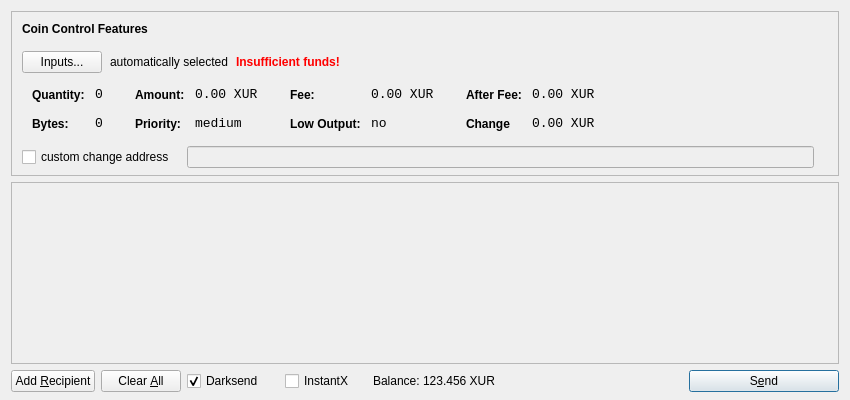
<?xml version="1.0" encoding="UTF-8"?>
<ui version="4.0">
 <class>SendCoinsDialog</class>
 <widget class="QDialog" name="SendCoinsDialog">
  <property name="geometry">
   <rect>
    <x>0</x>
    <y>0</y>
    <width>850</width>
    <height>400</height>
   </rect>
  </property>
  <property name="windowTitle">
   <string>Send Coins</string>
  </property>
  <layout class="QVBoxLayout" name="verticalLayout" stretch="0,1,0">
   <property name="bottomMargin">
    <number>8</number>
   </property>
   <item>
    <widget class="QFrame" name="frameCoinControl">
     <property name="sizePolicy">
      <sizepolicy hsizetype="Expanding" vsizetype="Expanding">
       <horstretch>0</horstretch>
       <verstretch>0</verstretch>
      </sizepolicy>
     </property>
     <property name="maximumSize">
      <size>
       <width>16777215</width>
       <height>16777215</height>
      </size>
     </property>
     <property name="frameShape">
      <enum>QFrame::StyledPanel</enum>
     </property>
     <property name="frameShadow">
      <enum>QFrame::Sunken</enum>
     </property>
     <layout class="QVBoxLayout" name="verticalLayoutCoinControl2">
      <property name="spacing">
       <number>-1</number>
      </property>
      <property name="leftMargin">
       <number>0</number>
      </property>
      <property name="topMargin">
       <number>0</number>
      </property>
      <property name="rightMargin">
       <number>0</number>
      </property>
      <property name="bottomMargin">
       <number>6</number>
      </property>
      <item>
       <layout class="QVBoxLayout" name="verticalLayoutCoinControl" stretch="0,0,0,0,1">
        <property name="spacing">
         <number>0</number>
        </property>
        <property name="leftMargin">
         <number>10</number>
        </property>
        <property name="topMargin">
         <number>10</number>
        </property>
        <item>
         <layout class="QHBoxLayout" name="horizontalLayoutCoinControl1">
          <property name="bottomMargin">
           <number>15</number>
          </property>
          <item>
           <widget class="QLabel" name="labelCoinControlFeatures">
            <property name="sizePolicy">
             <sizepolicy hsizetype="Preferred" vsizetype="Maximum">
              <horstretch>0</horstretch>
              <verstretch>0</verstretch>
             </sizepolicy>
            </property>
            <property name="font">
             <font>
              <weight>75</weight>
              <bold>true</bold>
             </font>
            </property>
            <property name="styleSheet">
             <string notr="true">font-weight:bold;</string>
            </property>
            <property name="text">
             <string>Coin Control Features</string>
            </property>
           </widget>
          </item>
         </layout>
        </item>
        <item>
         <layout class="QHBoxLayout" name="horizontalLayoutCoinControl2" stretch="0,0,0,0">
          <property name="spacing">
           <number>8</number>
          </property>
          <property name="bottomMargin">
           <number>10</number>
          </property>
          <item>
           <widget class="QPushButton" name="pushButtonCoinControl">
            <property name="styleSheet">
             <string notr="true"/>
            </property>
            <property name="text">
             <string>Inputs...</string>
            </property>
           </widget>
          </item>
          <item>
           <widget class="QLabel" name="labelCoinControlAutomaticallySelected">
            <property name="text">
             <string>automatically selected</string>
            </property>
            <property name="margin">
             <number>5</number>
            </property>
           </widget>
          </item>
          <item>
           <widget class="QLabel" name="labelCoinControlInsuffFunds">
            <property name="font">
             <font>
              <weight>75</weight>
              <bold>true</bold>
             </font>
            </property>
            <property name="styleSheet">
             <string notr="true">color:red;font-weight:bold;</string>
            </property>
            <property name="text">
             <string>Insufficient funds!</string>
            </property>
            <property name="margin">
             <number>5</number>
            </property>
           </widget>
          </item>
          <item>
           <spacer name="horizontalSpacerCoinControl">
            <property name="orientation">
             <enum>Qt::Horizontal</enum>
            </property>
            <property name="sizeHint" stdset="0">
             <size>
              <width>40</width>
              <height>1</height>
             </size>
            </property>
           </spacer>
          </item>
         </layout>
        </item>
        <item>
         <widget class="QWidget" name="widgetCoinControl" native="true">
          <property name="sizePolicy">
           <sizepolicy hsizetype="Preferred" vsizetype="Preferred">
            <horstretch>0</horstretch>
            <verstretch>0</verstretch>
           </sizepolicy>
          </property>
          <property name="minimumSize">
           <size>
            <width>0</width>
            <height>0</height>
           </size>
          </property>
          <property name="styleSheet">
           <string notr="true"/>
          </property>
          <layout class="QHBoxLayout" name="horizontalLayoutCoinControl5">
           <property name="margin">
            <number>0</number>
           </property>
           <item>
            <layout class="QHBoxLayout" name="horizontalLayoutCoinControl3" stretch="0,0,0,1">
             <property name="spacing">
              <number>20</number>
             </property>
             <property name="topMargin">
              <number>0</number>
             </property>
             <property name="bottomMargin">
              <number>10</number>
             </property>
             <item>
              <layout class="QFormLayout" name="formLayoutCoinControl1">
               <property name="horizontalSpacing">
                <number>10</number>
               </property>
               <property name="verticalSpacing">
                <number>14</number>
               </property>
               <property name="leftMargin">
                <number>10</number>
               </property>
               <property name="topMargin">
                <number>4</number>
               </property>
               <property name="rightMargin">
                <number>6</number>
               </property>
               <item row="0" column="0">
                <widget class="QLabel" name="labelCoinControlQuantityText">
                 <property name="styleSheet">
                  <string notr="true">font-weight:bold;</string>
                 </property>
                 <property name="text">
                  <string>Quantity:</string>
                 </property>
                 <property name="margin">
                  <number>0</number>
                 </property>
                </widget>
               </item>
               <item row="0" column="1">
                <widget class="QLabel" name="labelCoinControlQuantity">
                 <property name="font">
                  <font>
                   <family>Monospace</family>
                   <pointsize>10</pointsize>
                  </font>
                 </property>
                 <property name="cursor">
                  <cursorShape>IBeamCursor</cursorShape>
                 </property>
                 <property name="contextMenuPolicy">
                  <enum>Qt::ActionsContextMenu</enum>
                 </property>
                 <property name="text">
                  <string>0</string>
                 </property>
                 <property name="margin">
                  <number>0</number>
                 </property>
                 <property name="textInteractionFlags">
                  <set>Qt::LinksAccessibleByMouse|Qt::TextSelectableByKeyboard|Qt::TextSelectableByMouse</set>
                 </property>
                </widget>
               </item>
               <item row="1" column="0">
                <widget class="QLabel" name="labelCoinControlBytesText">
                 <property name="styleSheet">
                  <string notr="true">font-weight:bold;</string>
                 </property>
                 <property name="text">
                  <string>Bytes:</string>
                 </property>
                </widget>
               </item>
               <item row="1" column="1">
                <widget class="QLabel" name="labelCoinControlBytes">
                 <property name="font">
                  <font>
                   <family>Monospace</family>
                   <pointsize>10</pointsize>
                  </font>
                 </property>
                 <property name="cursor">
                  <cursorShape>IBeamCursor</cursorShape>
                 </property>
                 <property name="contextMenuPolicy">
                  <enum>Qt::ActionsContextMenu</enum>
                 </property>
                 <property name="text">
                  <string>0</string>
                 </property>
                 <property name="textInteractionFlags">
                  <set>Qt::LinksAccessibleByMouse|Qt::TextSelectableByKeyboard|Qt::TextSelectableByMouse</set>
                 </property>
                </widget>
               </item>
              </layout>
             </item>
             <item>
              <layout class="QFormLayout" name="formLayoutCoinControl2">
               <property name="horizontalSpacing">
                <number>10</number>
               </property>
               <property name="verticalSpacing">
                <number>14</number>
               </property>
               <property name="leftMargin">
                <number>6</number>
               </property>
               <property name="topMargin">
                <number>4</number>
               </property>
               <property name="rightMargin">
                <number>6</number>
               </property>
               <item row="0" column="0">
                <widget class="QLabel" name="labelCoinControlAmountText">
                 <property name="styleSheet">
                  <string notr="true">font-weight:bold;</string>
                 </property>
                 <property name="text">
                  <string>Amount:</string>
                 </property>
                 <property name="margin">
                  <number>0</number>
                 </property>
                </widget>
               </item>
               <item row="0" column="1">
                <widget class="QLabel" name="labelCoinControlAmount">
                 <property name="font">
                  <font>
                   <family>Monospace</family>
                   <pointsize>10</pointsize>
                  </font>
                 </property>
                 <property name="cursor">
                  <cursorShape>IBeamCursor</cursorShape>
                 </property>
                 <property name="contextMenuPolicy">
                  <enum>Qt::ActionsContextMenu</enum>
                 </property>
                 <property name="text">
                  <string>0.00 XUR</string>
                 </property>
                 <property name="textInteractionFlags">
                  <set>Qt::LinksAccessibleByMouse|Qt::TextSelectableByKeyboard|Qt::TextSelectableByMouse</set>
                 </property>
                </widget>
               </item>
               <item row="1" column="0">
                <widget class="QLabel" name="labelCoinControlPriorityText">
                 <property name="styleSheet">
                  <string notr="true">font-weight:bold;</string>
                 </property>
                 <property name="text">
                  <string>Priority:</string>
                 </property>
                </widget>
               </item>
               <item row="1" column="1">
                <widget class="QLabel" name="labelCoinControlPriority">
                 <property name="font">
                  <font>
                   <family>Monospace</family>
                   <pointsize>10</pointsize>
                  </font>
                 </property>
                 <property name="cursor">
                  <cursorShape>IBeamCursor</cursorShape>
                 </property>
                 <property name="contextMenuPolicy">
                  <enum>Qt::ActionsContextMenu</enum>
                 </property>
                 <property name="text">
                  <string>medium</string>
                 </property>
                 <property name="textInteractionFlags">
                  <set>Qt::LinksAccessibleByMouse|Qt::TextSelectableByKeyboard|Qt::TextSelectableByMouse</set>
                 </property>
                </widget>
               </item>
              </layout>
             </item>
             <item>
              <layout class="QFormLayout" name="formLayoutCoinControl3">
               <property name="horizontalSpacing">
                <number>10</number>
               </property>
               <property name="verticalSpacing">
                <number>14</number>
               </property>
               <property name="leftMargin">
                <number>6</number>
               </property>
               <property name="topMargin">
                <number>4</number>
               </property>
               <property name="rightMargin">
                <number>6</number>
               </property>
               <item row="0" column="0">
                <widget class="QLabel" name="labelCoinControlFeeText">
                 <property name="styleSheet">
                  <string notr="true">font-weight:bold;</string>
                 </property>
                 <property name="text">
                  <string>Fee:</string>
                 </property>
                 <property name="margin">
                  <number>0</number>
                 </property>
                </widget>
               </item>
               <item row="0" column="1">
                <widget class="QLabel" name="labelCoinControlFee">
                 <property name="font">
                  <font>
                   <family>Monospace</family>
                   <pointsize>10</pointsize>
                  </font>
                 </property>
                 <property name="cursor">
                  <cursorShape>IBeamCursor</cursorShape>
                 </property>
                 <property name="contextMenuPolicy">
                  <enum>Qt::ActionsContextMenu</enum>
                 </property>
                 <property name="text">
                  <string>0.00 XUR</string>
                 </property>
                 <property name="textInteractionFlags">
                  <set>Qt::LinksAccessibleByMouse|Qt::TextSelectableByKeyboard|Qt::TextSelectableByMouse</set>
                 </property>
                </widget>
               </item>
               <item row="1" column="0">
                <widget class="QLabel" name="labelCoinControlLowOutputText">
                 <property name="styleSheet">
                  <string notr="true">font-weight:bold;</string>
                 </property>
                 <property name="text">
                  <string>Low Output:</string>
                 </property>
                </widget>
               </item>
               <item row="1" column="1">
                <widget class="QLabel" name="labelCoinControlLowOutput">
                 <property name="font">
                  <font>
                   <family>Monospace</family>
                   <pointsize>10</pointsize>
                  </font>
                 </property>
                 <property name="cursor">
                  <cursorShape>IBeamCursor</cursorShape>
                 </property>
                 <property name="contextMenuPolicy">
                  <enum>Qt::ActionsContextMenu</enum>
                 </property>
                 <property name="text">
                  <string>no</string>
                 </property>
                 <property name="textInteractionFlags">
                  <set>Qt::LinksAccessibleByMouse|Qt::TextSelectableByKeyboard|Qt::TextSelectableByMouse</set>
                 </property>
                </widget>
               </item>
              </layout>
             </item>
             <item>
              <layout class="QFormLayout" name="formLayoutCoinControl4">
               <property name="horizontalSpacing">
                <number>10</number>
               </property>
               <property name="verticalSpacing">
                <number>14</number>
               </property>
               <property name="leftMargin">
                <number>6</number>
               </property>
               <property name="topMargin">
                <number>4</number>
               </property>
               <property name="rightMargin">
                <number>6</number>
               </property>
               <item row="0" column="0">
                <widget class="QLabel" name="labelCoinControlAfterFeeText">
                 <property name="styleSheet">
                  <string notr="true">font-weight:bold;</string>
                 </property>
                 <property name="text">
                  <string>After Fee:</string>
                 </property>
                 <property name="margin">
                  <number>0</number>
                 </property>
                </widget>
               </item>
               <item row="0" column="1">
                <widget class="QLabel" name="labelCoinControlAfterFee">
                 <property name="font">
                  <font>
                   <family>Monospace</family>
                   <pointsize>10</pointsize>
                  </font>
                 </property>
                 <property name="cursor">
                  <cursorShape>IBeamCursor</cursorShape>
                 </property>
                 <property name="contextMenuPolicy">
                  <enum>Qt::ActionsContextMenu</enum>
                 </property>
                 <property name="text">
                  <string>0.00 XUR</string>
                 </property>
                 <property name="textInteractionFlags">
                  <set>Qt::LinksAccessibleByMouse|Qt::TextSelectableByKeyboard|Qt::TextSelectableByMouse</set>
                 </property>
                </widget>
               </item>
               <item row="1" column="0">
                <widget class="QLabel" name="labelCoinControlChangeText">
                 <property name="styleSheet">
                  <string notr="true">font-weight:bold;</string>
                 </property>
                 <property name="text">
                  <string>Change</string>
                 </property>
                </widget>
               </item>
               <item row="1" column="1">
                <widget class="QLabel" name="labelCoinControlChange">
                 <property name="font">
                  <font>
                   <family>Monospace</family>
                   <pointsize>10</pointsize>
                  </font>
                 </property>
                 <property name="cursor">
                  <cursorShape>IBeamCursor</cursorShape>
                 </property>
                 <property name="contextMenuPolicy">
                  <enum>Qt::ActionsContextMenu</enum>
                 </property>
                 <property name="text">
                  <string>0.00 XUR</string>
                 </property>
                 <property name="textInteractionFlags">
                  <set>Qt::LinksAccessibleByMouse|Qt::TextSelectableByKeyboard|Qt::TextSelectableByMouse</set>
                 </property>
                </widget>
               </item>
              </layout>
             </item>
            </layout>
           </item>
          </layout>
         </widget>
        </item>
        <item>
         <layout class="QHBoxLayout" name="horizontalLayoutCoinControl4" stretch="0,0,0">
          <property name="spacing">
           <number>12</number>
          </property>
          <property name="sizeConstraint">
           <enum>QLayout::SetDefaultConstraint</enum>
          </property>
          <property name="topMargin">
           <number>5</number>
          </property>
          <property name="rightMargin">
           <number>5</number>
          </property>
          <item>
           <widget class="QCheckBox" name="checkBoxCoinControlChange">
            <property name="text">
             <string>custom change address</string>
            </property>
           </widget>
          </item>
          <item>
           <widget class="QLineEdit" name="lineEditCoinControlChange">
            <property name="enabled">
             <bool>false</bool>
            </property>
            <property name="sizePolicy">
             <sizepolicy hsizetype="Expanding" vsizetype="Fixed">
              <horstretch>0</horstretch>
              <verstretch>0</verstretch>
             </sizepolicy>
            </property>
           </widget>
          </item>
          <item>
           <widget class="QLabel" name="labelCoinControlChangeLabel">
            <property name="sizePolicy">
             <sizepolicy hsizetype="Preferred" vsizetype="Expanding">
              <horstretch>0</horstretch>
              <verstretch>0</verstretch>
             </sizepolicy>
            </property>
            <property name="minimumSize">
             <size>
              <width>0</width>
              <height>0</height>
             </size>
            </property>
            <property name="text">
             <string/>
            </property>
            <property name="margin">
             <number>3</number>
            </property>
           </widget>
          </item>
         </layout>
        </item>
        <item>
         <spacer name="verticalSpacerCoinControl">
          <property name="orientation">
           <enum>Qt::Vertical</enum>
          </property>
          <property name="sizeHint" stdset="0">
           <size>
            <width>800</width>
            <height>1</height>
           </size>
          </property>
         </spacer>
        </item>
       </layout>
      </item>
     </layout>
    </widget>
   </item>
   <item>
    <widget class="QScrollArea" name="scrollArea">
     <property name="widgetResizable">
      <bool>true</bool>
     </property>
     <widget class="QWidget" name="scrollAreaWidgetContents">
      <property name="geometry">
       <rect>
        <x>0</x>
        <y>0</y>
        <width>830</width>
        <height>165</height>
       </rect>
      </property>
      <layout class="QVBoxLayout" name="verticalLayout_2">
       <property name="margin">
        <number>0</number>
       </property>
       <item>
        <layout class="QVBoxLayout" name="entries">
         <property name="spacing">
          <number>6</number>
         </property>
        </layout>
       </item>
       <item>
        <spacer name="verticalSpacer">
         <property name="orientation">
          <enum>Qt::Vertical</enum>
         </property>
         <property name="sizeHint" stdset="0">
          <size>
           <width>20</width>
           <height>40</height>
          </size>
         </property>
        </spacer>
       </item>
      </layout>
     </widget>
    </widget>
   </item>
   <item>
    <layout class="QHBoxLayout" name="horizontalLayout">
     <item>
      <widget class="QPushButton" name="addButton">
       <property name="toolTip">
        <string>Send to multiple recipients at once</string>
       </property>
       <property name="text">
        <string>Add &amp;Recipient</string>
       </property>
       <property name="autoDefault">
        <bool>false</bool>
       </property>
      </widget>
     </item>
     <item>
      <widget class="QPushButton" name="clearButton">
       <property name="sizePolicy">
        <sizepolicy hsizetype="Minimum" vsizetype="Fixed">
         <horstretch>0</horstretch>
         <verstretch>0</verstretch>
        </sizepolicy>
       </property>
       <property name="toolTip">
        <string>Remove all transaction fields</string>
       </property>
       <property name="text">
        <string>Clear &amp;All</string>
       </property>
       <property name="autoRepeatDelay">
        <number>300</number>
       </property>
       <property name="autoDefault">
        <bool>false</bool>
       </property>
      </widget>
     </item>
     <item>
      <layout class="QHBoxLayout" name="horizontalLayout_2">
       <property name="spacing">
        <number>3</number>
       </property>
        <item>
        <widget class="QCheckBox" name="checkUseDarksend">
         <property name="minimumSize">
          <size>
           <width>95</width>
           <height>0</height>
          </size>
         </property>
         <property name="text">
          <string>Darksend</string>
         </property>
         <property name="checked">
          <bool>true</bool>
         </property>
        </widget>
       </item>
       <item>
        <widget class="QCheckBox" name="checkInstantX">
         <property name="enabled">
          <bool>true</bool>
         </property>
         <property name="minimumSize">
          <size>
           <width>85</width>
           <height>0</height>
          </size>
         </property>
         <property name="text">
          <string>InstantX</string>
         </property>
        </widget>
       </item>
       <item>
        <widget class="QLabel" name="label">
         <property name="sizePolicy">
          <sizepolicy hsizetype="Preferred" vsizetype="Fixed">
           <horstretch>0</horstretch>
           <verstretch>0</verstretch>
          </sizepolicy>
         </property>
         <property name="text">
          <string>Balance:</string>
         </property>
        </widget>
       </item>
       <item>
        <widget class="QLabel" name="labelBalance">
         <property name="sizePolicy">
          <sizepolicy hsizetype="Preferred" vsizetype="Fixed">
           <horstretch>0</horstretch>
           <verstretch>0</verstretch>
          </sizepolicy>
         </property>
         <property name="cursor">
          <cursorShape>IBeamCursor</cursorShape>
         </property>
         <property name="text">
          <string>123.456 XUR</string>
         </property>
         <property name="textInteractionFlags">
          <set>Qt::LinksAccessibleByMouse|Qt::TextSelectableByKeyboard|Qt::TextSelectableByMouse</set>
         </property>
        </widget>
       </item>
      </layout>
     </item>
     <item>
      <spacer name="horizontalSpacer">
       <property name="orientation">
        <enum>Qt::Horizontal</enum>
       </property>
       <property name="sizeHint" stdset="0">
        <size>
         <width>40</width>
         <height>20</height>
        </size>
       </property>
      </spacer>
     </item>
     <item>
      <widget class="QPushButton" name="sendButton">
       <property name="minimumSize">
        <size>
         <width>150</width>
         <height>0</height>
        </size>
       </property>
       <property name="toolTip">
        <string>Confirm the send action</string>
       </property>
       <property name="text">
        <string>S&amp;end</string>
       </property>
       <property name="icon">
        <iconset resource="../bitcoin.qrc">
         <normaloff>:/icons/send</normaloff>:/icons/send</iconset>
       </property>
       <property name="default">
        <bool>true</bool>
       </property>
      </widget>
     </item>
    </layout>
   </item>
  </layout>
 </widget>
 <resources>
  <include location="../bitcoin.qrc"/>
 </resources>
 <connections/>
</ui>
